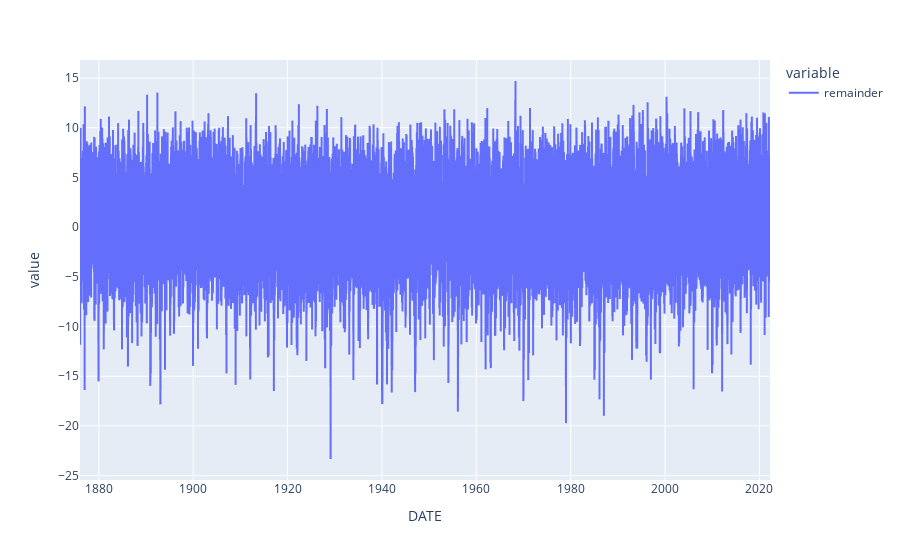

Here is the notebook cell this chart was saved with:
### Code cell
#plotly
pl.line(ts['remainder'])

### Figure 1 — Plotly figure (JSON) as saved in the notebook; plotly's stock layout.template omitted (floating-point values rounded to 4 significant figures; data arrays with more than 128 entries replaced by an {"elided": "..."} marker saying what was removed)
{"data": [{"hovertemplate": "variable=remainder<br>    DATE=%{x}<br>value=%{y}<extra></extra>", "legendgroup": "remainder", "line": {"color": "#636efa", "dash": "solid"}, "marker": {"symbol": "circle"}, "mode": "lines", "name": "remainder", "showlegend": true, "type": "scattergl", "x": {"elided": "53415 str values"}, "xaxis": "x", "y": {"elided": "53415 float values"}, "yaxis": "y"}], "layout": {"legend": {"title": {"text": "variable"}, "tracegroupgap": 0}, "margin": {"t": 60}, "xaxis": {"anchor": "y", "domain": [0, 1], "title": {"text": "    DATE"}}, "yaxis": {"anchor": "x", "domain": [0, 1], "title": {"text": "value"}}}}
